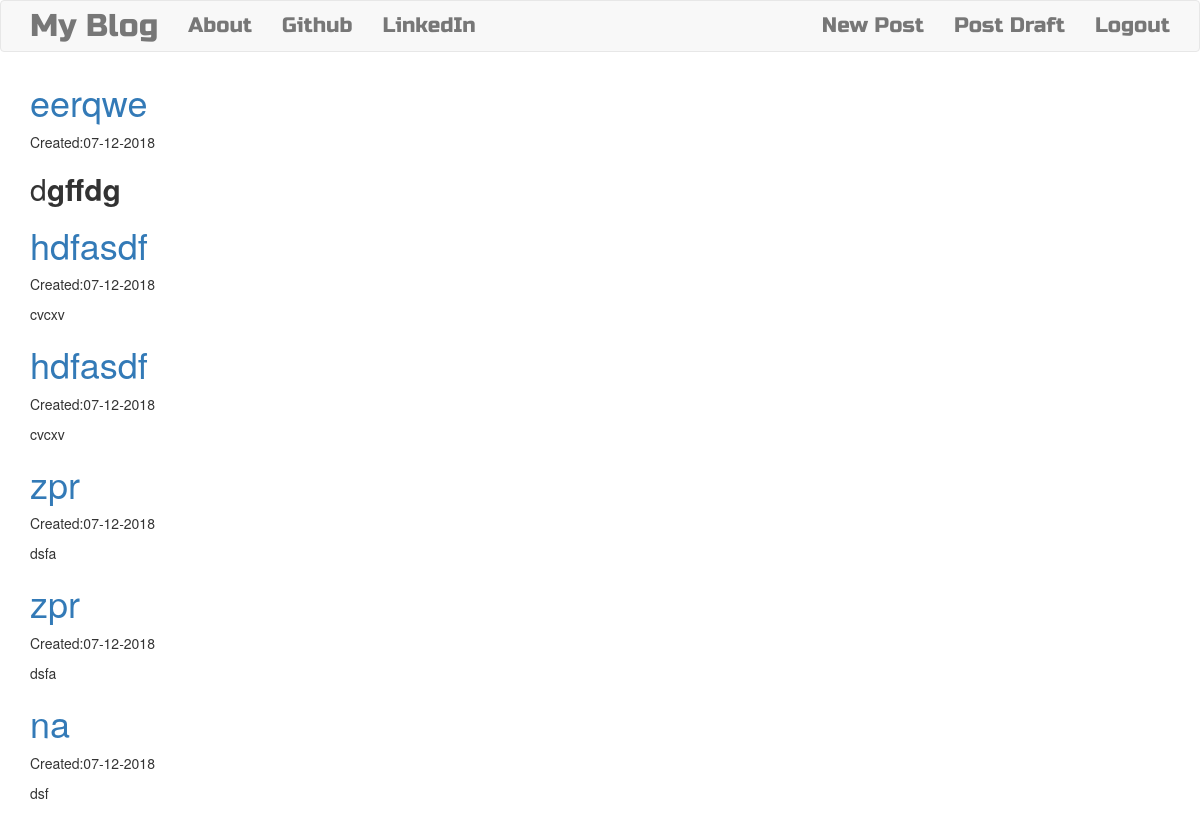
The page /drafts/ (signed in) on the database as committed earlier.
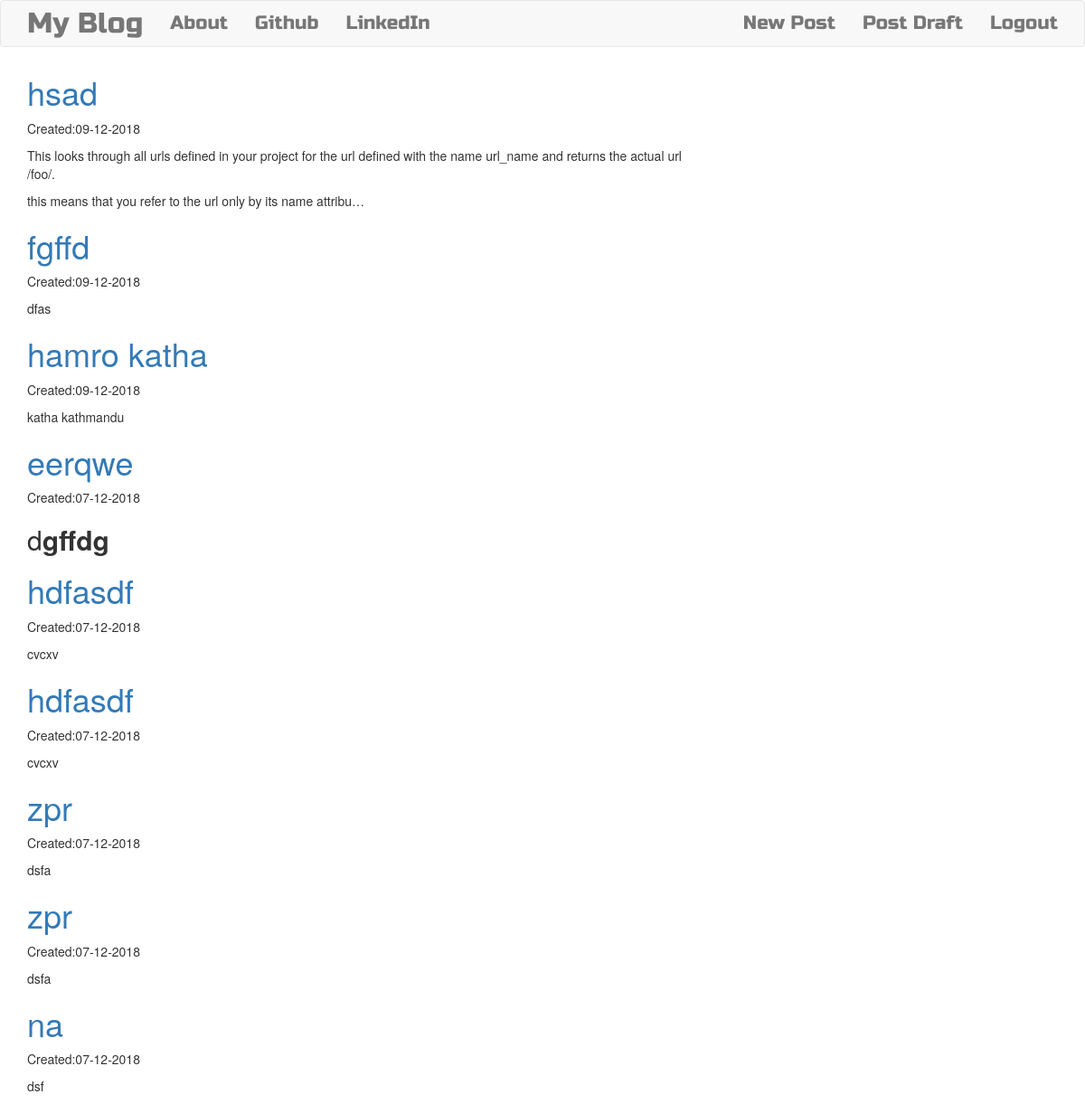
The same page on the database as committed later.
### blog/models.py (models this page shows, shortened)
class Post(models.Model):
    author = models.ForeignKey('auth.User',on_delete=models.CASCADE)
    title = models.CharField(max_length=250)
    text  = models.TextField()
    created_date= models.DateTimeField(default=timezone.now)
    published_date = models.DateTimeField(blank=True,null= True)

### blog/views.py (the view)
# urls.py: url(r'^drafts/$',views.DraftListView.as_view(),name= "post_draft_list"),
class DraftListView(LoginRequiredMixin,ListView):
    login_url="/login/"
    redirect_field_name = 'blog/post_list.html'
    template_name ="blog/post_draft_list.html"
    def get_queryset(self):
        return Post.objects.filter(published_date__isnull=True).order_by("-created_date")

### blog/templates/blog/post_draft_list.html
{%extends "blog/base.html"%}
{%block content%}
  {%for post in post_list%}
    <div class="post">
      <h1>
        <a href="{%url 'post_detail' pk=post.pk%}">{{post.title}}</a>
       </h1>
      <p class ="date">Created:{{post.created_date|date:'d-m-Y'}}</p>
       <p>{{post.text|safe|truncatechars:200}}</p>
    </div>
  {%endfor%}
{%endblock%}

Rows that differ between the two databases and show on the page:
added Post: title "hsad", created_date "09-12-2018", text "This looks through all urls defined in your project for the url defined with the name url_name and returns the actual url /foo/. this means that you refer to the url only by its name attribu…"
added Post: title "fgffd", created_date "09-12-2018", text "dfas"
added Post: title "hamro katha", created_date "09-12-2018", text "katha kathmandu"
